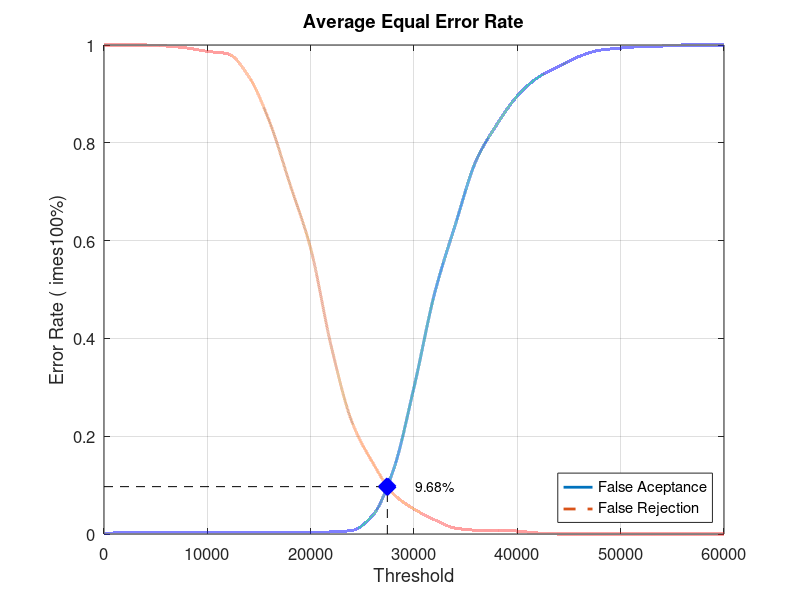
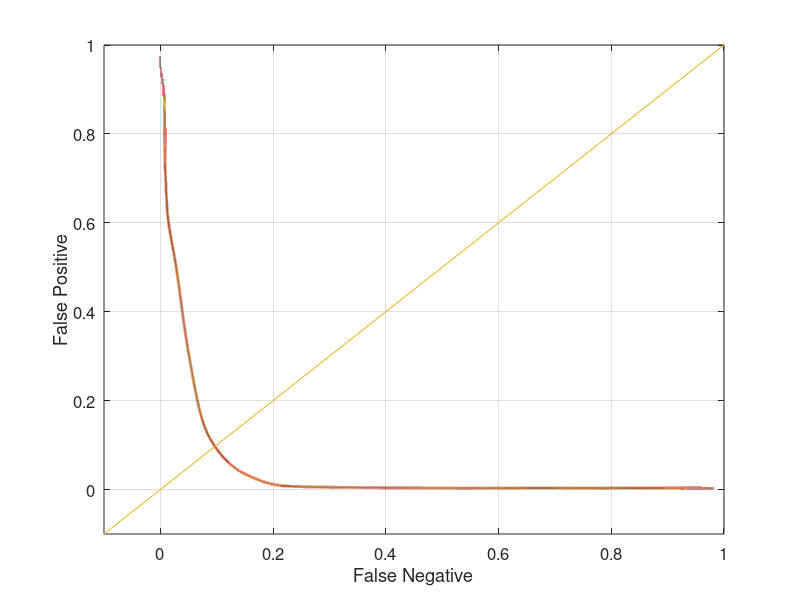

Here is the MATLAB script that generated these plots, in order:
close all;
clear;
clc;
x = 0:2000:60000;
xq = 0:0.5:60000;

y0 = [0 0.0031579 0.0031579 0.0031579 0.0031579 0.0031579 0.0031579 0.0031579 0.0031579 0.0031579 0.0031579 0.00421053 0.00736842 0.0378947 0.130526 0.3 0.492632 0.632632 0.763158 0.836842 0.895789 0.933684 0.955789 0.976842 0.989474 0.993684 0.996842 0.997895 1 1 1]
yy0 = interp1(x, y0, xq, 'pchip');
y1 = [1 1 1 0.998 0.994 0.987 0.982 0.936 0.844 0.715 0.584 0.383 0.229 0.146 0.082 0.051 0.029 0.012 0.008 0.008 0.006 0.002 0 0 0 0 0 0 0 0 0]
yy1 = interp1(x, y1, xq, 'pchip');

% Calculating EER: 
y2 = abs(y0 - y1);
find(y2 == min(y2))
yy2 = abs(yy0 - yy1);
xEER = find(yy2 == min(yy2));
xEERIndex = xq(xEER) % X-axis EER
yEER = yy0(xEER) % Y-axis EER

main = figure
plot(xq, yy0,'-','LineWidth', 2);	hold on
plot(xq, yy1,'--','LineWidth', 2);	hold on
plot([xEERIndex xEERIndex], [0 yEER], 'k--');	hold on
plot([0 xEERIndex], [yEER yEER], 'k--');	hold on
plot(xEERIndex, yEER, 'bx', 'LineWidth', 10);	hold on
text(xEERIndex + 10 * xEERIndex / 100, yEER, [num2str(round((10000 * yEER)) / 100) '%'])
legend('False Aceptance', 'False Rejection', 'Location', 'SouthEast')
xlabel('Threshold')
ylabel('Error Rate (	imes100%)')
title('Average Equal Error Rate')
set(gca, 'FontSize', 12)
axis([0 60000 0 1])
grid on

print(main, 'Database1AverageMain', '-dpng');
FNRxFPR = figure('Color', [1 1 1]);
plot(yy1, yy0, '-', yy1, yy0, 'LineWidth', 2);
hold on
y = -0.1:0.1:1
plot(y, y); 
set(gca, 'FontSize', 12)
xlabel('False Negative')
ylabel('False Positive')
axis([-0.1 1 -0.1 1])
set(gca, 'FontSize', 12)
grid on

print(FNRxFPR, 'Database1AverageFNRxFPR','-dpng');
